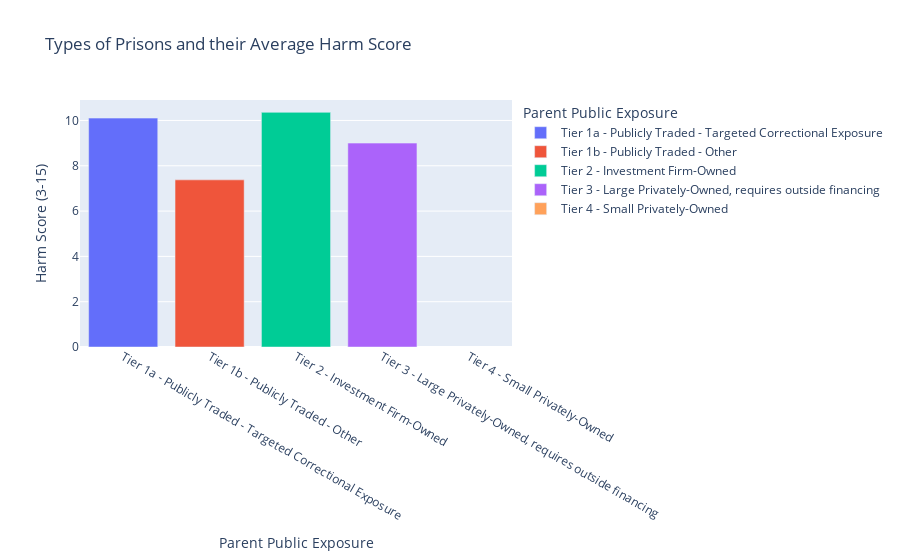

The notebook cell saved with this chart:
### Markdown cell above
To Note: Look at how some US States have harm score larger than entire countries. This makes sense becuase these country's harm scores are an average of all their prisons' harms scores and there could be outliars that lower their overall score. However, these high US State harm scores also could indicate that certain states clearly need to have stricter regulation.

### Code cell
prisonByTier = prisonData.groupby(by=['Parent Public Exposure']).agg('mean').reset_index()
fig = px.bar(prisonByTier, 
             x='Parent Public Exposure', y='Harm Score\n(3-15)',
             title = "Types of Prisons and their Average Harm Score",
             color = 'Parent Public Exposure')
fig.show()

### Figure 1 — Plotly figure (JSON) as saved in the notebook; plotly's stock layout.template omitted (floating-point values rounded to 4 significant figures)
{"data": [{"alignmentgroup": "True", "hovertemplate": "Parent Public Exposure=%{x}<br>Harm Score\n(3-15)=%{y}<extra></extra>", "legendgroup": "Tier 1a - Publicly Traded - Targeted Correctional Exposure", "marker": {"color": "#636efa"}, "name": "Tier 1a - Publicly Traded - Targeted Correctional Exposure", "offsetgroup": "Tier 1a - Publicly Traded - Targeted Correctional Exposure", "orientation": "v", "showlegend": true, "textposition": "auto", "type": "bar", "x": ["Tier 1a - Publicly Traded - Targeted Correctional Exposure"], "xaxis": "x", "y": [10.1], "yaxis": "y"}, {"alignmentgroup": "True", "hovertemplate": "Parent Public Exposure=%{x}<br>Harm Score\n(3-15)=%{y}<extra></extra>", "legendgroup": "Tier 1b - Publicly Traded - Other", "marker": {"color": "#EF553B"}, "name": "Tier 1b - Publicly Traded - Other", "offsetgroup": "Tier 1b - Publicly Traded - Other", "orientation": "v", "showlegend": true, "textposition": "auto", "type": "bar", "x": ["Tier 1b - Publicly Traded - Other"], "xaxis": "x", "y": [7.378], "yaxis": "y"}, {"alignmentgroup": "True", "hovertemplate": "Parent Public Exposure=%{x}<br>Harm Score\n(3-15)=%{y}<extra></extra>", "legendgroup": "Tier 2 - Investment Firm-Owned", "marker": {"color": "#00cc96"}, "name": "Tier 2 - Investment Firm-Owned", "offsetgroup": "Tier 2 - Investment Firm-Owned", "orientation": "v", "showlegend": true, "textposition": "auto", "type": "bar", "x": ["Tier 2 - Investment Firm-Owned"], "xaxis": "x", "y": [10.36], "yaxis": "y"}, {"alignmentgroup": "True", "hovertemplate": "Parent Public Exposure=%{x}<br>Harm Score\n(3-15)=%{y}<extra></extra>", "legendgroup": "Tier 3 - Large Privately-Owned, requires outside financing", "marker": {"color": "#ab63fa"}, "name": "Tier 3 - Large Privately-Owned, requires outside financing", "offsetgroup": "Tier 3 - Large Privately-Owned, requires outside financing", "orientation": "v", "showlegend": true, "textposition": "auto", "type": "bar", "x": ["Tier 3 - Large Privately-Owned, requires outside financing"], "xaxis": "x", "y": [9], "yaxis": "y"}, {"alignmentgroup": "True", "hovertemplate": "Parent Public Exposure=%{x}<br>Harm Score\n(3-15)=%{y}<extra></extra>", "legendgroup": "Tier 4 - Small Privately-Owned", "marker": {"color": "#FFA15A"}, "name": "Tier 4 - Small Privately-Owned", "offsetgroup": "Tier 4 - Small Privately-Owned", "orientation": "v", "showlegend": true, "textposition": "auto", "type": "bar", "x": ["Tier 4 - Small Privately-Owned"], "xaxis": "x", "y": [null], "yaxis": "y"}], "layout": {"barmode": "relative", "legend": {"title": {"text": "Parent Public Exposure"}, "tracegroupgap": 0}, "title": {"text": "Types of Prisons and their Average Harm Score"}, "xaxis": {"anchor": "y", "categoryarray": ["Tier 1a - Publicly Traded - Targeted Correctional Exposure", "Tier 1b - Publicly Traded - Other", "Tier 2 - Investment Firm-Owned", "Tier 3 - Large Privately-Owned, requires outside financing", "Tier 4 - Small Privately-Owned"], "categoryorder": "array", "domain": [0, 1], "title": {"text": "Parent Public Exposure"}}, "yaxis": {"anchor": "x", "domain": [0, 1], "title": {"text": "Harm Score\n(3-15)"}}}}
